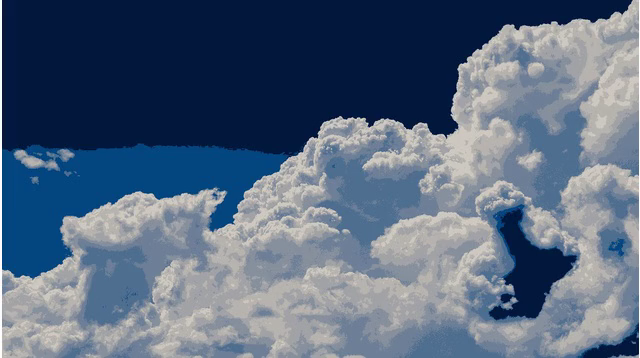
//> input picture frame 14 of codigos/DCA0445 - Processamento Digital de Imagens/Exercicios/9.2/video.mp4, 640 x 358 px
$ ./tiltshiftvideo   (built with g++ and OpenCV 4)
//> lines starting //> are read from the running program, lines starting //| are printed output that depends on the picture
#include <iostream>
#include <cstdio>
#include <opencv2/opencv.hpp>

double alfa;
int alfa_slider = 100;
int alfa_slider_max = 100;

int top_slider = 53;
int top_slider_max = 100;

int foco_slider = 26;
int foco_slider_max = 100;

cv::Mat image1, image2, frame32f, frameFiltered, imagem_borrada, blended, final;
cv::Mat imageTop;

char TrackbarName[50];

void on_trackbar_blend(int, void *)
{
    alfa = (double)alfa_slider / alfa_slider_max;
    cv::addWeighted(image1, 1 - alfa, final, alfa, 0.0, blended);
    cv::imshow("tiltshiftvideo", blended);
}

void on_trackbar_line(int, void *)
{
    image1.copyTo(imageTop);
    imagem_borrada.copyTo(final);
    int width_img = image1.cols;
    int height_img = image1.rows;
    int posy = (foco_slider * height_img) / (100);
    int limit = (top_slider * height_img) / 100;
    if ((posy + limit) > height_img)
    {
        posy = (height_img - limit);
        limit = (height_img - posy);
    }
    if (limit > 0)
    {
        cv::Mat tmp = image1(cv::Rect(0, posy, width_img, limit));
        tmp.copyTo(final(cv::Rect(0, posy, width_img, limit)));
    }
    on_trackbar_blend(alfa_slider, 0);
}

int main(int argvc, char **argv)
{
    int key;
    int width, height;
    cv::Mat mask1, mask;

    //mascara da media
    float media[] = {1, 1, 1,
                     1, 1, 1,
                     1, 1, 1};
    mask = cv::Mat(3, 3, CV_32F, media);
    cv::scaleAdd(mask, 1 / 9.0, cv::Mat::zeros(3, 3, CV_32F), mask1);
    cv::swap(mask, mask1);
    //lendo o video
    cv::VideoCapture capture("video.mp4");
    if (!capture.isOpened())
        std::cout << "Video nao encontrado";
    //iniciando VideoWriter
    cv::VideoWriter writer;
    int codec = cv::VideoWriter::fourcc('M', 'J', 'P', 'G');
    double fps = 15.0;
    std::string filename = "./saida.avi";
    width = capture.get(cv::CAP_PROP_FRAME_WIDTH);
    height = capture.get(cv::CAP_PROP_FRAME_HEIGHT);
    cv::Size frameSize(static_cast<int>(width), static_cast<int>(height));
    writer.open(filename, codec, fps, frameSize, true);
    // verificando se o arquivo foi criado
    if (!writer.isOpened())
    {
        std::cout << "O arquivo nao foi criado\n";
        return -1;
    }
    //Criando tela
    cv::namedWindow("tiltshiftvideo", 1);

    while (1)
    {
        capture >> image1;
//> image1 is the input picture: 358 rows x 640 cols, CV_8UC3; mean B, G, R 127.3, 104.4, 87.5
        if (image1.empty())
            break;
        //copiando a imagem1 para a imagem2
        image1.copyTo(image2);
        //convertendo a imagem2 para float e salvando em frame32f
        image2.convertTo(frame32f, CV_32F);
        //Aplicando o filtro da media

        for (int i = 0; i < 10; i++)
        {
            cv::filter2D(frame32f, frameFiltered, frame32f.depth(), mask,
                         cv::Point(1, 1), 0);
            frame32f = frameFiltered;
        }
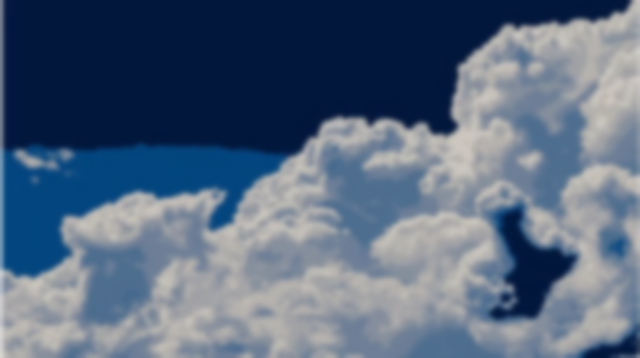
//> frame32f: 358 rows x 640 cols, CV_32FC3; mean B, G, R 127.1, 104.2, 87.3
        frameFiltered.convertTo(imagem_borrada, CV_8U);
        frameFiltered.convertTo(final, CV_8U);
        image2.copyTo(imageTop);
        std::sprintf(TrackbarName, "Alpha x %d", alfa_slider_max);
        cv::createTrackbar(TrackbarName, "tiltshiftvideo",
                           &alfa_slider,
                           alfa_slider_max,
                           on_trackbar_blend);
        on_trackbar_blend(alfa_slider, 0);

        std::sprintf(TrackbarName, "foco x %d", top_slider_max);
        cv::createTrackbar(TrackbarName, "tiltshiftvideo",
                           &top_slider,
                           top_slider_max,
                           on_trackbar_line);
        std::sprintf(TrackbarName, "posicao x %d", foco_slider_max);
        cv::createTrackbar(TrackbarName, "tiltshiftvideo",
                           &foco_slider,
                           foco_slider_max,
                           on_trackbar_line);
        on_trackbar_line(top_slider, 0);
//> in on_trackbar_line, `cv::Mat tmp = image1(cv::Rect(0, posy, width_img, limit));`:
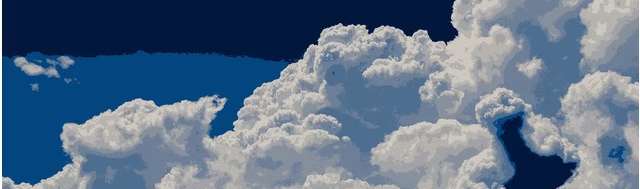
//> tmp: 189 rows x 640 cols, CV_8UC3; mean B, G, R 137, 113.4, 93.3
        writer.write(blended);
        key = cv::waitKey(30);
//> the Esc key is pressed
        if (key == 27)
            break;
    }
    cv::waitKey(0);
    return 0;
}

$ run again, starting later in the video
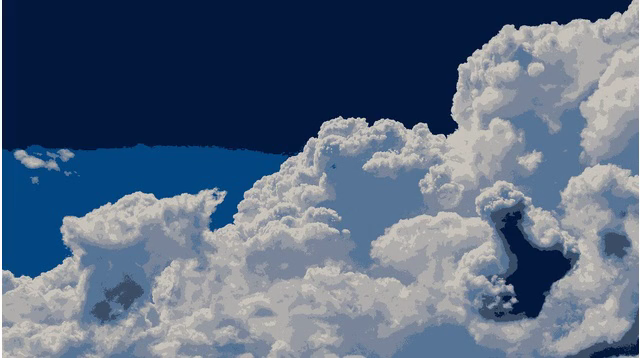
//> input picture frame 67 of codigos/DCA0445 - Processamento Digital de Imagens/Exercicios/9.2/video.mp4, 640 x 358 px
//> image1 is the input picture: 358 rows x 640 cols, CV_8UC3; mean B, G, R 127.5, 104.4, 87.8
//> after the loop `for (int i = 0; i < 10; i++)`:
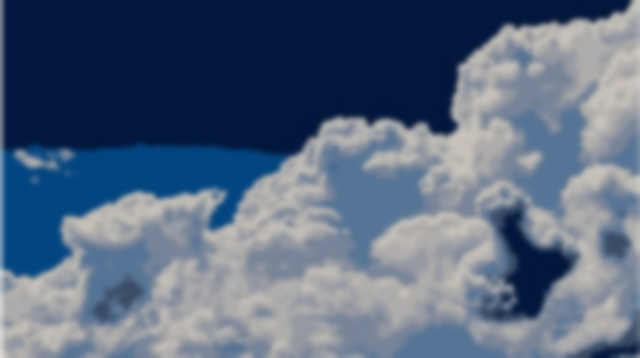
//> frame32f: 358 rows x 640 cols, CV_32FC3; mean B, G, R 127.4, 104.2, 87.7
//> in on_trackbar_line, `cv::Mat tmp = image1(cv::Rect(0, posy, width_img, limit));`:
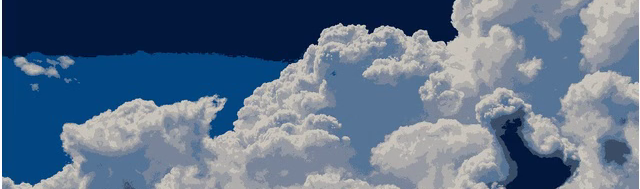
//> tmp: 189 rows x 640 cols, CV_8UC3; mean B, G, R 137.5, 113.4, 93.5

$ run again, starting later in the video
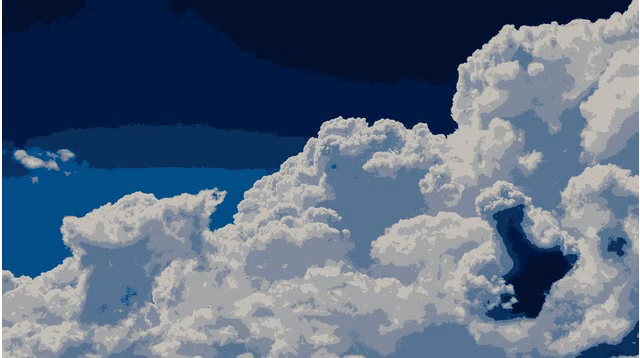
//> input picture frame 119 of codigos/DCA0445 - Processamento Digital de Imagens/Exercicios/9.2/video.mp4, 640 x 358 px
//> image1 is the input picture: 358 rows x 640 cols, CV_8UC3; mean B, G, R 127.7, 104.6, 87.5
//> after the loop `for (int i = 0; i < 10; i++)`:
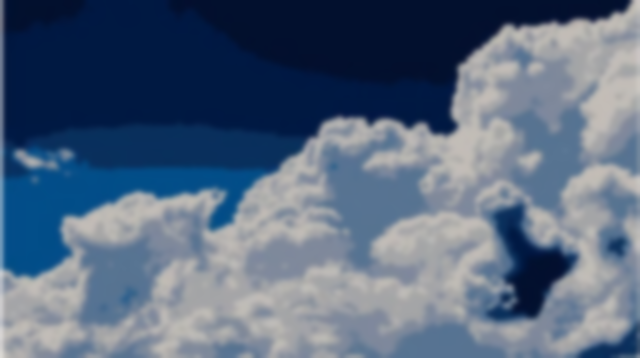
//> frame32f: 358 rows x 640 cols, CV_32FC3; mean B, G, R 127.6, 104.4, 87.3
//> in on_trackbar_line, `cv::Mat tmp = image1(cv::Rect(0, posy, width_img, limit));`:
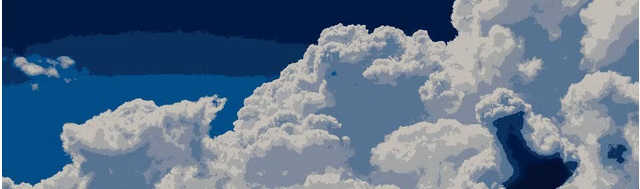
//> tmp: 189 rows x 640 cols, CV_8UC3; mean B, G, R 139, 114.7, 93.4
